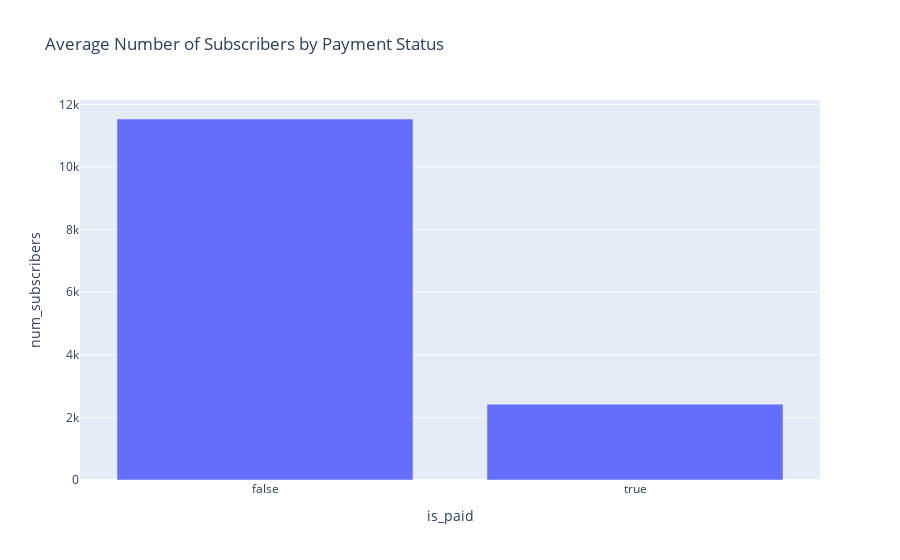

The notebook cell this image was saved under:
### Code cell
# Group the data by 'is_paid' and calculate the mean number of subscribers for each payment status
is_paid_by_avgnum_subscribers = data.groupby('is_paid')['num_subscribers'].mean().reset_index()

# Create a bar chart using Plotly Express with payment status on the x-axis, average number of subscribers on the y-axis,
# and a title describing the visualization
fig = px.bar(is_paid_by_avgnum_subscribers, x='is_paid', 
             y='num_subscribers', 
             title='Average Number of Subscribers by Payment Status')

# Display the bar chart
fig.show()

### Figure 1 — Plotly figure (JSON) as saved in the notebook; plotly's stock layout.template omitted (floating-point values rounded to 4 significant figures)
{"data": [{"alignmentgroup": "True", "hovertemplate": "is_paid=%{x}<br>num_subscribers=%{y}<extra></extra>", "legendgroup": "", "marker": {"color": "#636efa", "pattern": {"shape": ""}}, "name": "", "offsetgroup": "", "orientation": "v", "showlegend": false, "textposition": "auto", "type": "bar", "x": [false, true], "xaxis": "x", "y": [11530.0, 2421.0], "yaxis": "y"}], "layout": {"barmode": "relative", "legend": {"tracegroupgap": 0}, "title": {"text": "Average Number of Subscribers by Payment Status"}, "xaxis": {"anchor": "y", "domain": [0, 1], "title": {"text": "is_paid"}}, "yaxis": {"anchor": "x", "domain": [0, 1], "title": {"text": "num_subscribers"}}}}
